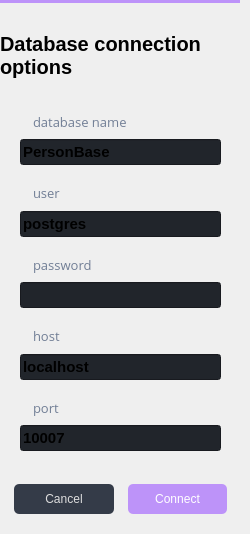
                        <widget class="QWidget" name="frame_settings_db">
                         <widget class="QLabel" name="label_11">
                          <property name="geometry">
                           <rect>
                            <x>0</x>
                            <y>10</y>
                            <width>241</width>
                            <height>91</height>
                           </rect>
                          </property>
                          <property name="text">
                           <string>&lt;html&gt;&lt;head/&gt;&lt;body&gt;&lt;p&gt;&lt;span style=&quot; font-size:15pt; font-weight:600;&quot;&gt;Database connection options&lt;/span&gt;&lt;/p&gt;&lt;/body&gt;&lt;/html&gt;</string>
                          </property>
                          <property name="scaledContents">
                           <bool>false</bool>
                          </property>
                          <property name="wordWrap">
                           <bool>true</bool>
                          </property>
                          <property name="margin">
                           <number>14</number>
                          </property>
                          <property name="openExternalLinks">
                           <bool>false</bool>
                          </property>
                         </widget>
                         <widget class="QFrame" name="themeSettingsTopDetail_2">
                          <property name="geometry">
                           <rect>
                            <x>0</x>
                            <y>0</y>
                            <width>240</width>
                            <height>3</height>
                           </rect>
                          </property>
                          <property name="maximumSize">
                           <size>
                            <width>16777215</width>
                            <height>3</height>
                           </size>
                          </property>
                          <property name="styleSheet">
                           <string notr="true">background-color: rgb(189, 147, 249);</string>
                          </property>
                          <property name="frameShape">
                           <enum>QFrame::NoFrame</enum>
                          </property>
                          <property name="frameShadow">
                           <enum>QFrame::Raised</enum>
                          </property>
                         </widget>
                         <widget class="QWidget" name="">
                          <property name="geometry">
                           <rect>
                            <x>0</x>
                            <y>100</y>
                            <width>241</width>
                            <height>351</height>
                           </rect>
                          </property>
                          <property name="styleSheet">
                           <string notr="true"/>
                          </property>
                          <layout class="QVBoxLayout" name="verticalLayout_24">
                           <property name="leftMargin">
                            <number>20</number>
                           </property>
                           <property name="rightMargin">
                            <number>20</number>
                           </property>
                           <item>
                            <widget class="QLabel" name="label">
                             <property name="font">
                              <font>
                               <family>Open Sans</family>
                               <pointsize>10</pointsize>
                               <weight>50</weight>
                               <italic>false</italic>
                               <bold>false</bold>
                              </font>
                             </property>
                             <property name="styleSheet">
                              <string notr="true">color: rgb(113, 126, 149);
padding-top: 10px;
padding-left: 10px;</string>
                             </property>
                             <property name="text">
                              <string>database name</string>
                             </property>
                            </widget>
                           </item>
                           <item>
                            <widget class="QLineEdit" name="adb_name">
                             <property name="styleSheet">
                              <string notr="true">background-color: rgb(33, 37, 43);
font-weight: bold;
font-size: 15px;
font: 75 12pt &quot;Open Sans&quot;;</string>
                             </property>
                             <property name="text">
                              <string>PersonBase</string>
                             </property>
                            </widget>
                           </item>
                           <item>
                            <widget class="QLabel" name="label_2">
                             <property name="font">
                              <font>
                               <family>Open Sans</family>
                               <pointsize>10</pointsize>
                               <weight>50</weight>
                               <italic>false</italic>
                               <bold>false</bold>
                              </font>
                             </property>
                             <property name="styleSheet">
                              <string notr="true">color: rgb(113, 126, 149);
padding-top: 10px;
padding-left: 10px;</string>
                             </property>
                             <property name="text">
                              <string>user</string>
                             </property>
                            </widget>
                           </item>
                           <item>
                            <widget class="QLineEdit" name="adb_user">
                             <property name="styleSheet">
                              <string notr="true">background-color: rgb(33, 37, 43);
font-weight: bold;
font-size: 15px;
font: 75 12pt &quot;Open Sans&quot;;</string>
                             </property>
                             <property name="text">
                              <string>postgres</string>
                             </property>
                            </widget>
                           </item>
                           <item>
                            <widget class="QLabel" name="label_5">
                             <property name="font">
                              <font>
                               <family>Open Sans</family>
                               <pointsize>10</pointsize>
                               <weight>50</weight>
                               <italic>false</italic>
                               <bold>false</bold>
                              </font>
                             </property>
                             <property name="styleSheet">
                              <string notr="true">color: rgb(113, 126, 149);
padding-top: 10px;
padding-left: 10px;</string>
                             </property>
                             <property name="text">
                              <string>password</string>
                             </property>
                            </widget>
                           </item>
                           <item>
                            <widget class="QLineEdit" name="adb_password">
                             <property name="styleSheet">
                              <string notr="true">background-color: rgb(33, 37, 43);
font-weight: bold;
font-size: 15px;
font: 75 12pt &quot;Open Sans&quot;;</string>
                             </property>
                             <property name="echoMode">
                              <enum>QLineEdit::PasswordEchoOnEdit</enum>
                             </property>
                            </widget>
                           </item>
                           <item>
                            <widget class="QLabel" name="label_8">
                             <property name="font">
                              <font>
                               <family>Open Sans</family>
                               <pointsize>10</pointsize>
                               <weight>50</weight>
                               <italic>false</italic>
                               <bold>false</bold>
                              </font>
                             </property>
                             <property name="styleSheet">
                              <string notr="true">color: rgb(113, 126, 149);
padding-top: 10px;
padding-left: 10px;</string>
                             </property>
                             <property name="text">
                              <string>host</string>
                             </property>
                            </widget>
                           </item>
                           <item>
                            <widget class="QLineEdit" name="adb_host">
                             <property name="styleSheet">
                              <string notr="true">background-color: rgb(33, 37, 43);
font-weight: bold;
font-size: 15px;
font: 75 12pt &quot;Open Sans&quot;;</string>
                             </property>
                             <property name="text">
                              <string>localhost</string>
                             </property>
                            </widget>
                           </item>
                           <item>
                            <widget class="QLabel" name="label_10">
                             <property name="font">
                              <font>
                               <family>Open Sans</family>
                               <pointsize>10</pointsize>
                               <weight>50</weight>
                               <italic>false</italic>
                               <bold>false</bold>
                              </font>
                             </property>
                             <property name="styleSheet">
                              <string notr="true">color: rgb(113, 126, 149);
padding-top: 10px;
padding-left: 10px;</string>
                             </property>
                             <property name="text">
                              <string>port</string>
                             </property>
                            </widget>
                           </item>
                           <item>
                            <widget class="QLineEdit" name="adb_port">
                             <property name="styleSheet">
                              <string notr="true">background-color: rgb(33, 37, 43);
font-weight: bold;
font-size: 15px;
font: 75 12pt &quot;Open Sans&quot;;</string>
                             </property>
                             <property name="text">
                              <string>10007</string>
                             </property>
                            </widget>
                           </item>
                          </layout>
                         </widget>
                         <widget class="QWidget" name="">
                          <property name="geometry">
                           <rect>
                            <x>0</x>
                            <y>464</y>
                            <width>241</width>
                            <height>61</height>
                           </rect>
                          </property>
                          <layout class="QHBoxLayout" name="horizontalLayout_7" stretch="1,1">
                           <property name="spacing">
                            <number>14</number>
                           </property>
                           <property name="leftMargin">
                            <number>14</number>
                           </property>
                           <property name="topMargin">
                            <number>10</number>
                           </property>
                           <property name="rightMargin">
                            <number>14</number>
                           </property>
                           <item>
                            <widget class="QPushButton" name="adb_cancel">
                             <property name="sizePolicy">
                              <sizepolicy hsizetype="Preferred" vsizetype="Fixed">
                               <horstretch>0</horstretch>
                               <verstretch>0</verstretch>
                              </sizepolicy>
                             </property>
                             <property name="minimumSize">
                              <size>
                               <width>80</width>
                               <height>30</height>
                              </size>
                             </property>
                             <property name="layoutDirection">
                              <enum>Qt::LeftToRight</enum>
                             </property>
                             <property name="autoFillBackground">
                              <bool>false</bool>
                             </property>
                             <property name="styleSheet">
                              <string notr="true">QPushButton {
background-color: rgb(52, 59, 72);
color: rgb(221, 221, 221);
border-radius: 5px;
padding: 5px 10px;
border: none;
text-align: center;
}

QPushButton:hover {
background-color: rgb(57, 65, 80);
}

QPushButton:pressed {
background-color: rgb(33, 37, 43);
}</string>
                             </property>
                             <property name="text">
                              <string>Cancel</string>
                             </property>
                            </widget>
                           </item>
                           <item>
                            <widget class="QPushButton" name="adb_connect">
                             <property name="sizePolicy">
                              <sizepolicy hsizetype="Preferred" vsizetype="Fixed">
                               <horstretch>0</horstretch>
                               <verstretch>0</verstretch>
                              </sizepolicy>
                             </property>
                             <property name="minimumSize">
                              <size>
                               <width>80</width>
                               <height>30</height>
                              </size>
                             </property>
                             <property name="styleSheet">
                              <string notr="true">/* Кнопка подтверждения (OK) */
QPushButton {
background-color: rgb(189, 147, 249);
color: rgb(255, 255, 255);
border-radius: 5px;
padding: 5px 10px;
border: none;
text-align: center;
}
QPushButton:hover {
background-color: rgb(164, 118, 233);
}

QPushButton:pressed {
background-color: rgb(139, 88, 217);
}</string>
                             </property>
                             <property name="text">
                              <string>Connect</string>
                             </property>
                            </widget>
                           </item>
                          </layout>
                         </widget>
                        </widget>
